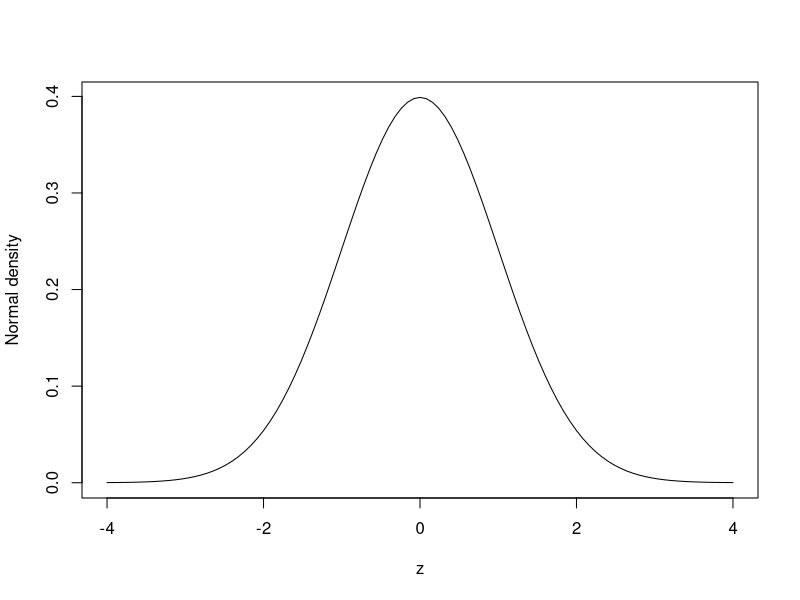
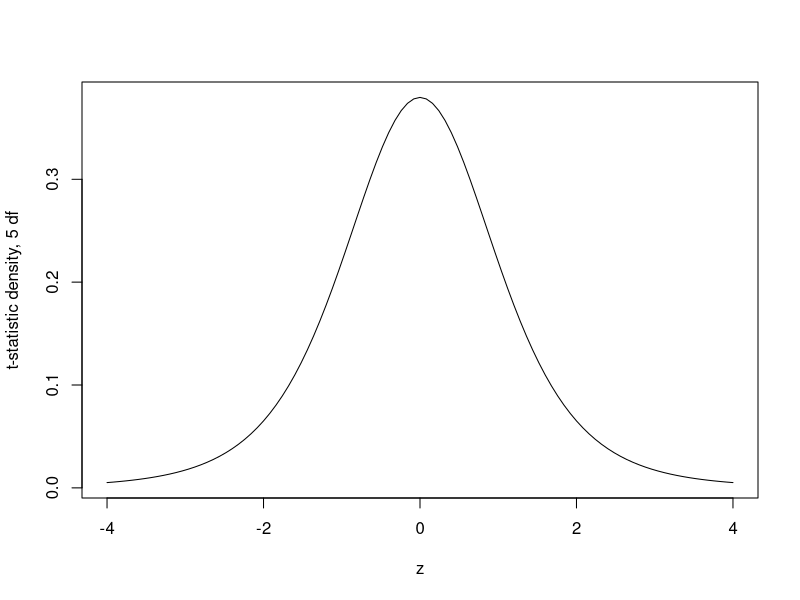
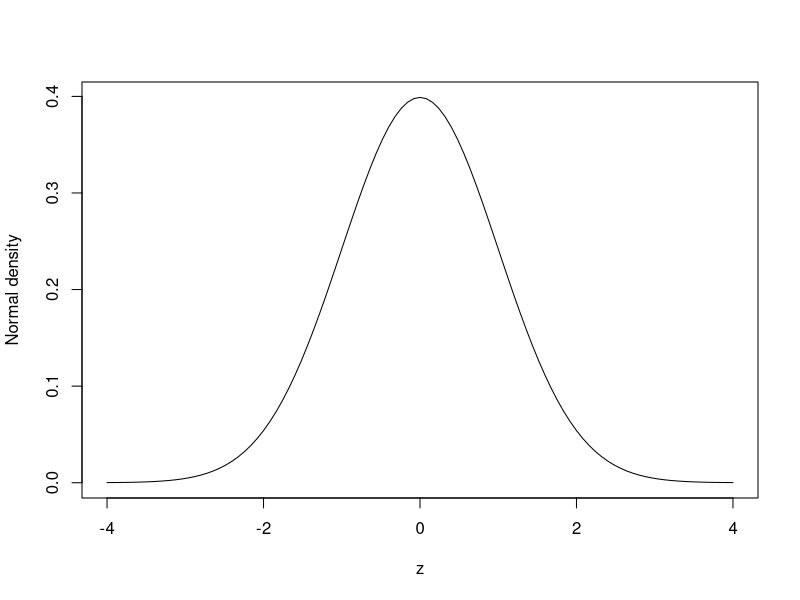
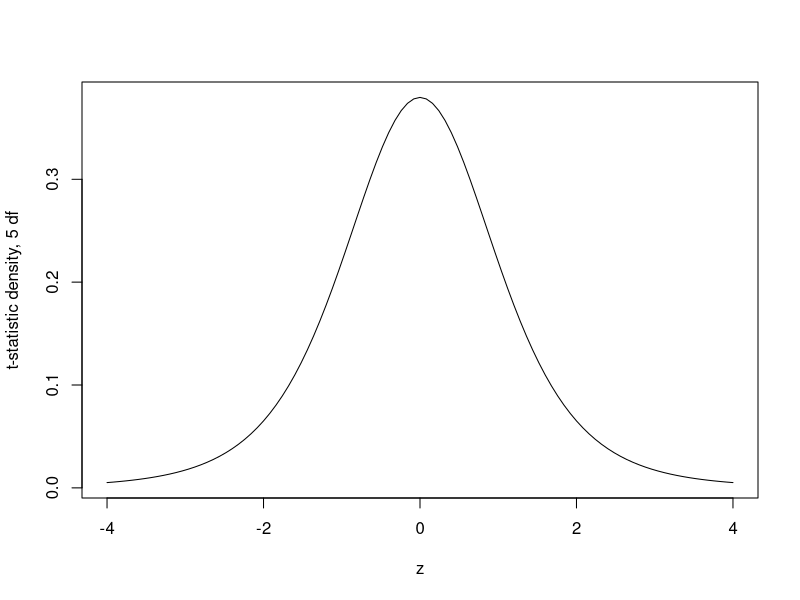

Generate these figures, in order, with R:
## ---- chunk 1
knitr::opts_chunk$set(echo = TRUE)
## ---- chunk 2
library(knitr)
opts_chunk[['set']](cache.path='cache-', out.width="80%", fig.width=6, fig.height=6, fig.align='center', size="small", ps=10, strip.white = TRUE,
                    comment=NA, width=70, tidy.opts = list(replace.assign=FALSE))
## ---- chunk 3
xtras=FALSE
## xtras <- TRUE
library(knitr)
## opts_chunk[['set']](results="asis")
opts_chunk[['set']](eval=F)
## opts_chunk[['set']](eval=T)
## ---- chunk 4
z <- seq(-4,4,length=101)
plot(z, dnorm(z), type="l", ylab="Normal density")
plot(z, dt(z, df=5), type="l", ylab="t-statistic density, 5 df")
## ---- chunk 5
Hmisc::knitrSet(basename="tmp", lang='markdown', fig.path="figs/g", w=6, h=6)
z <- seq(-4,4,length=101)
plot(z, dnorm(z), type="l", ylab="Normal density")
plot(z, dt(z, df=5), type="l", ylab="t-statistic density, 5 df")
## ---- chunk 6
if(file.exists("/Users/johnm1/pkgs/PGRcode/inst/doc/")){
code <- knitr::knit_code$get()
txt <- paste0("\n## ", names(code),"\n", sapply(code, paste, collapse='\n'))
writeLines(txt, con="/Users/johnm1/pkgs/PGRcode/inst/doc/UsingCode.R")
}
